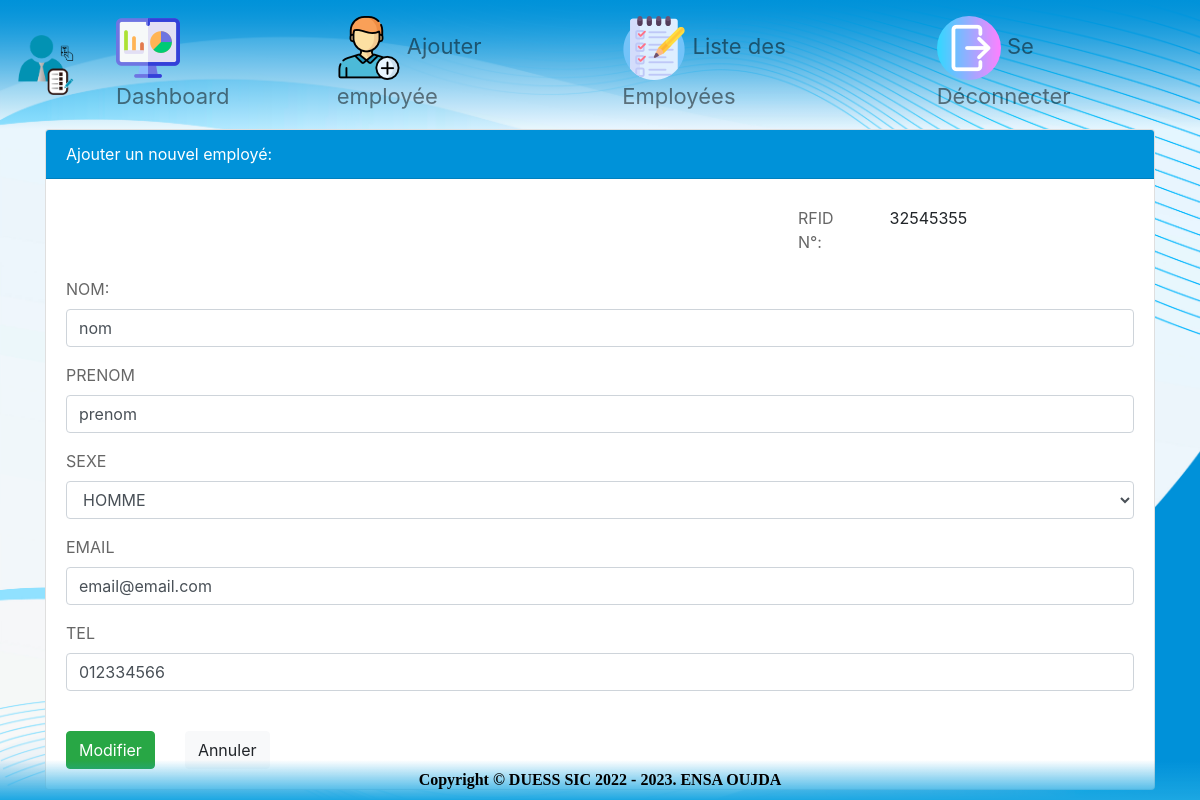
The app's page /update_employe/2, older data.
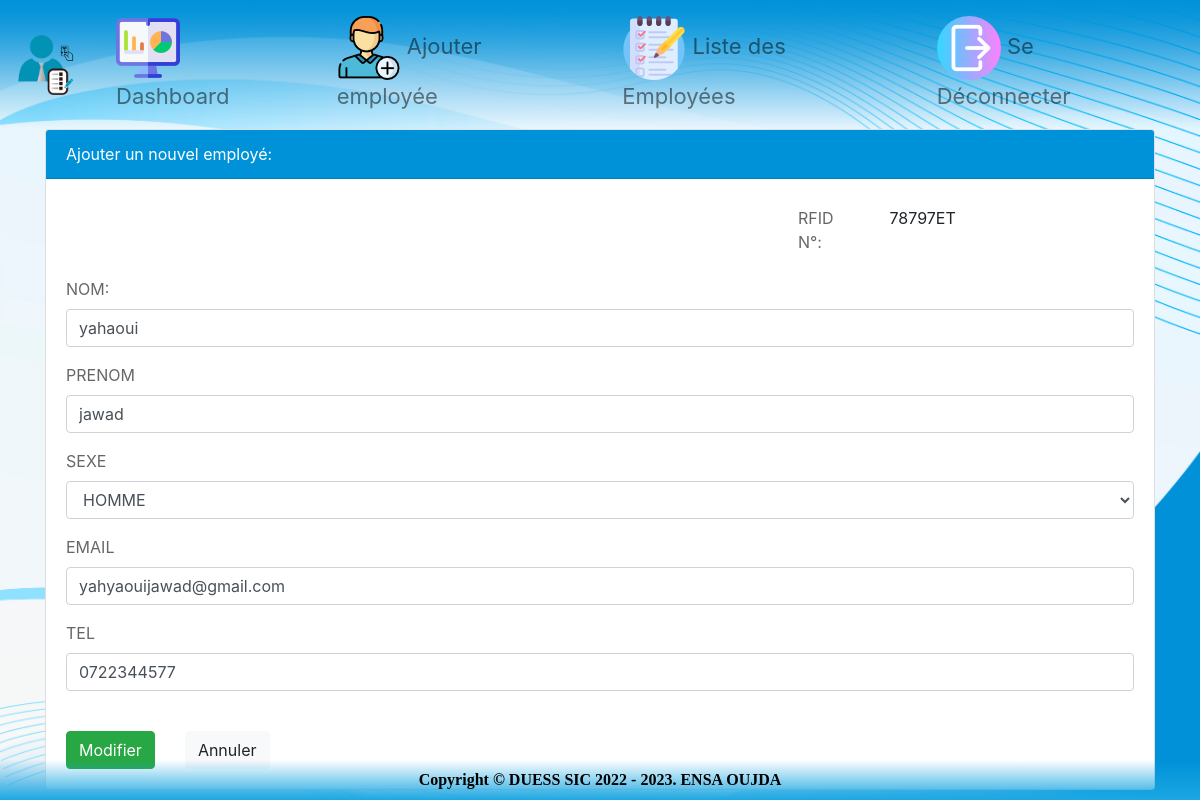
The same page, newer data.
### app/models.py (models this page shows, shortened)
class Employe(models.Model):
    nom = models.CharField(max_length=50)
    prenom = models.CharField(max_length=50)
    SEXE = [
        ("HOMME", "Homme"),
        ("FEMME", "Femme"),
    ]
    sexe = models.CharField(max_length=5, choices=SEXE)
    email = models.EmailField(max_length=254)
    tel = models.CharField(max_length=20)
    date_enregistrement = models.DateTimeField(auto_now_add=True)
    num_rfid = models.CharField(max_length=20, unique=True)

### app/views.py (the view)
# urls.py: path("update_employe/<int:pk>", views.update_employe, name="update_employe"),
def update_employe(request, pk):
    if request.method == 'POST':
        employe = get_object_or_404(Employe, pk=pk)
        new_nom = request.POST.get('nom')
        new_prenom = request.POST.get('prenom')
        new_sexe = request.POST.get('sexe')
        new_email = request.POST.get('email')
        new_tel = request.POST.get('tel')
        employe.nom = new_nom
        employe.prenom = new_prenom
        employe.sexe = new_sexe
        employe.email = new_email
        employe.tel = new_tel
        employe.save()
        return render(request, 'update_employe.html', {'employe': employe})
    else:
        employe = get_object_or_404(Employe, pk=pk)
        return render(request, 'update_employe.html', {'employe': employe})

### templates/update_employe.html (shortened to what this page needs)
{% extends 'base.html' %}
{% load static %}
{% block content %}
    <div class="card">
        <div class="card-header" style="background-color: #0092d9;color: white;">
            Ajouter un nouvel employé:
        </div>
        <div class="card-body">
            <form method="POST">
                <div class="mb-3 row">
                    <div class="col-sm-8"></div>
                    <label for="inputRfid" class="col-sm-1 col-form-label">RFID N°:</label>
                    <div class="col-sm-3">
                        <input type="text" class="form-control-plaintext" value = {{ employe.num_rfid }} name="num_rfid"
                                required>
                    </div>
                </div>
                <div class="form-group">
                    <label for="nom">NOM:</label>
                    <input type="text" class="form-control" value="{{ employe.nom }}" name="nom" required>
                </div>
                <div class="form-group">
                    <label for="prenom">PRENOM</label>
                    <input type="text" class="form-control" value="{{ employe.prenom }}" name="prenom" required>
                </div>
                <div class="form-group">
                    <label for="sexe">SEXE</label>
                    <select class="form-control" value="{{ employe.sexe|title }}" name="sexe" required>
                        <option value="HOMME" {% if employe.sexe == 'HOMME' %} selected {% endif %} >HOMME</option>
                    </select>
                </div>
                <div class="form-group">
                    <label for="email">EMAIL</label>
                    <input type="email" class="form-control" value="{{ employe.email }}" name="email" required>
                </div>
                <div class="form-group">
                    <label for="tel">TEL</label>
                    <input type="text" class="form-control" value="{{ employe.tel }}" name="tel" required>
                </div>
                <div class="row pt-4">
                    <div class="col-auto">
                        <input type="submit" value="Modifier" class="btn btn-success">
                    </div>
                    <div class="col-auto">
                        <input type="reset" value="Annuler" class="btn btn-light">
                    </div>
                </div>
            </form>
        </div>
    </div>
{% endblock %}

Row changes from the older to the newer data that the page shows:
changed Employe "HOMME": num_rfid "32545355" → "78797ET"; nom "nom" → "yahaoui"; prenom "prenom" → "jawad"; email "email@email.com" → "yahyaouijawad@gmail.com"; tel "012334566" → "0722344577"
